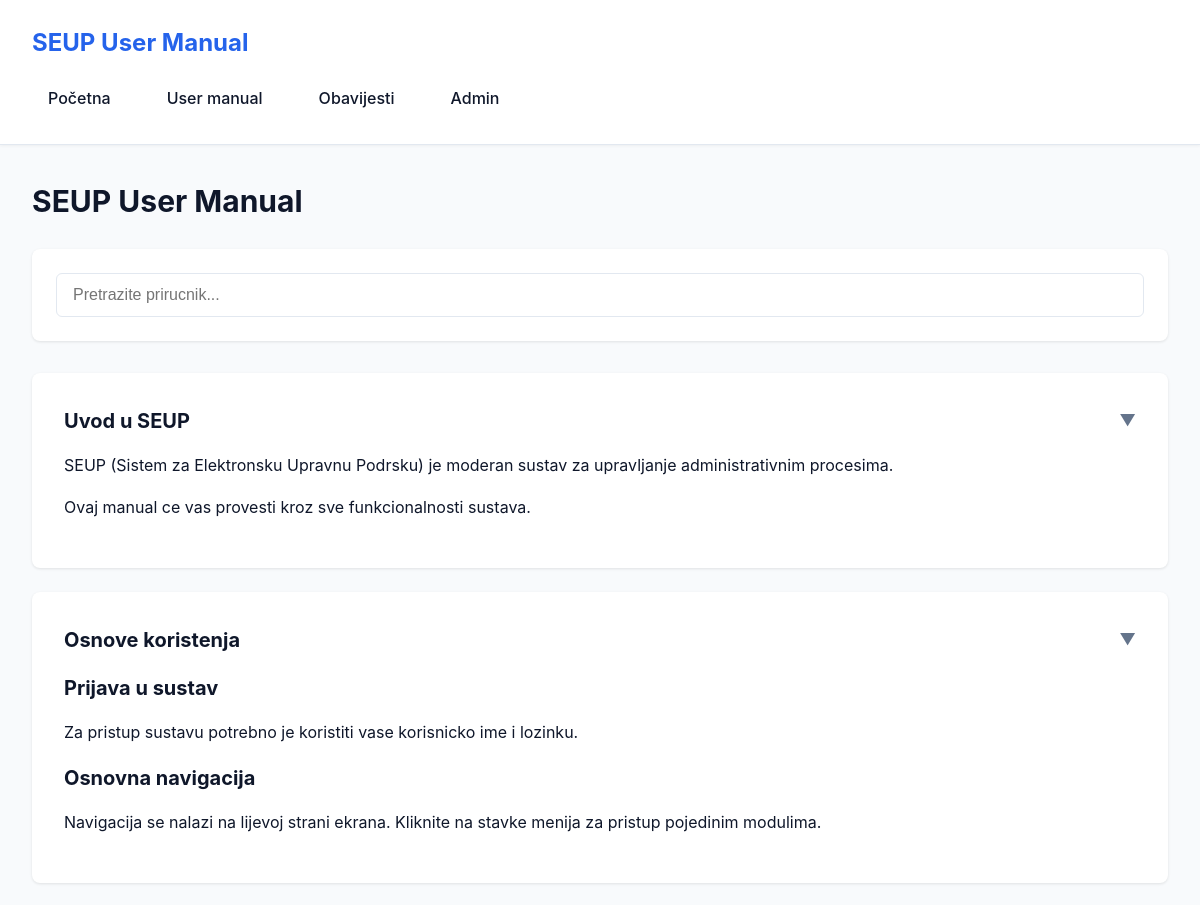
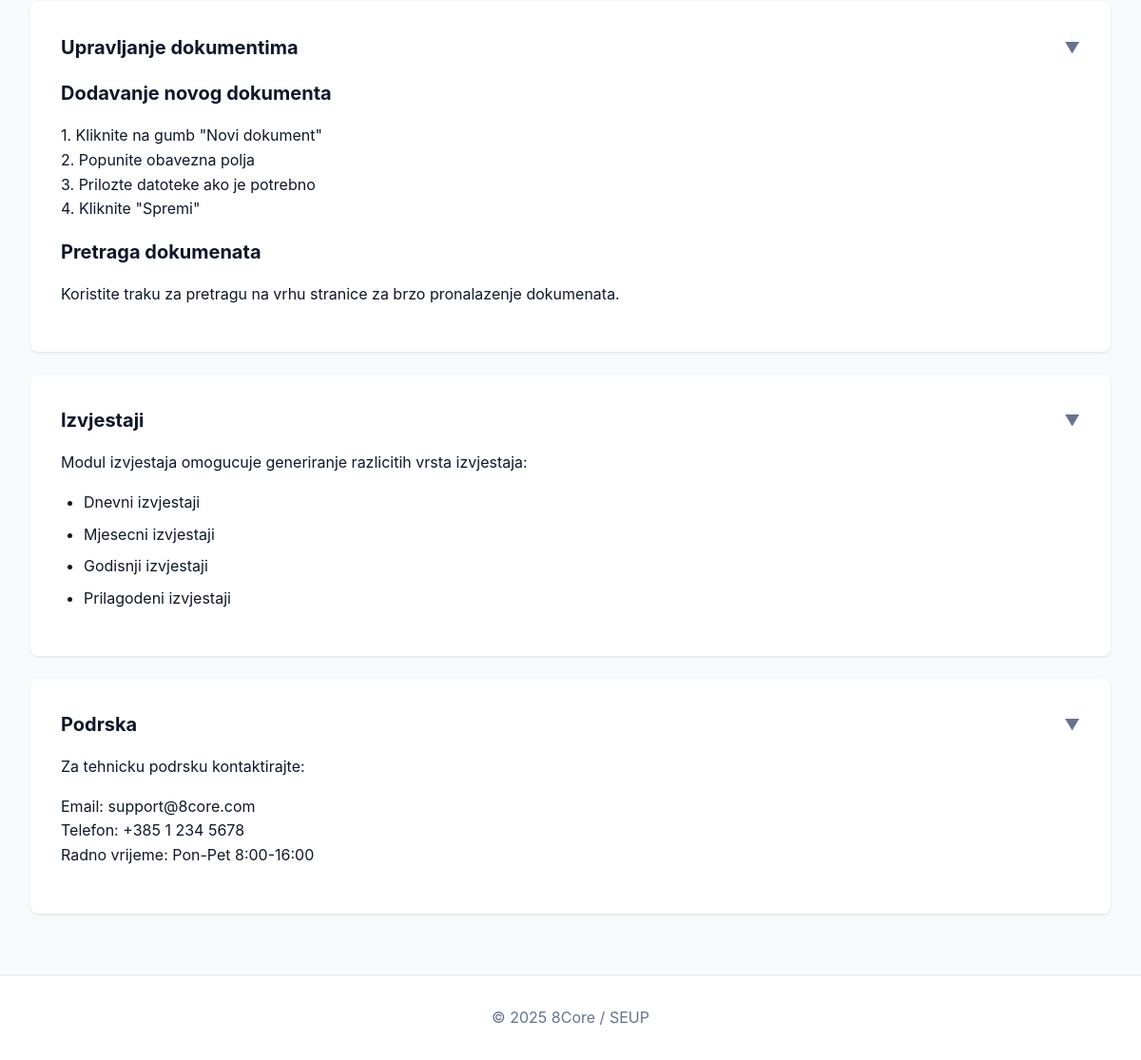
The app's page /index.php?page=manual with its own data (2 pictures, top to bottom).
### tables this page shows
CREATE TABLE IF NOT EXISTS `manual_sections` (
  `id` INT UNSIGNED AUTO_INCREMENT PRIMARY KEY,
  `title` VARCHAR(255) NOT NULL,
  `slug` VARCHAR(255) NOT NULL UNIQUE,
  `content` TEXT NOT NULL,
  `sort_order` INT DEFAULT 0,
  `is_active` TINYINT(1) DEFAULT 1,
  `created_at` TIMESTAMP DEFAULT CURRENT_TIMESTAMP,
  `updated_at` TIMESTAMP DEFAULT CURRENT_TIMESTAMP ON UPDATE CURRENT_TIMESTAMP,
  INDEX `idx_active` (`is_active`),
  INDEX `idx_slug` (`slug`),
  INDEX `idx_sort` (`sort_order`)
);

### index.php (called while the page is built, shortened)
<?php
require __DIR__ . '/config/config.php';
require __DIR__ . '/class/Database.php';
$db = new Database($pdo);
$page = $_GET['page'] ?? 'home';
$allowedPages = [
    'home'          => 'home.php',
    'manual'        => 'manual.php',
    'notifications' => 'notifications.php',
];
$file = $allowedPages[$page] ?? $allowedPages['home'];
require __DIR__ . '/templates/header.php';
require __DIR__ . '/pages/' . $file;
require __DIR__ . '/templates/footer.php';

### class/Database.php (called while the page is built, shortened)
<?php
class Database
{
    private PDO $pdo;
    public function __construct(PDO $pdo) { $this->pdo = $pdo; }
    public function query(string $sql, array $params = []): PDOStatement {
        $stmt = $this->pdo->prepare($sql); $stmt->execute($params); return $stmt;
    }
    public function fetchAll(string $sql, array $params = []): array {
        return $this->query($sql,$params)->fetchAll();
    }
}

### pages/manual.php (the view, shortened to what this page needs)
<h2>SEUP User Manual</h2>
<div class="search-box">
    <input type="text" id="manualSearch" placeholder="Pretrazite prirucnik...">
</div>
<?php
$sections = $db->fetchAll(
    'SELECT * FROM manual_sections WHERE is_active = 1 ORDER BY sort_order ASC, title ASC'
);
?>
<?php if (empty($sections)): ?>
    <div class="intro-section">
        <p>Trenutno nema dostupnih sekcija u prirucniku. Molimo pokusajte kasnije.</p>
    </div>
<?php else: ?>
    <?php foreach ($sections as $section): ?>
        <div class="manual-section">
            <h3>
                <?php echo htmlspecialchars($section['title']); ?>
                <span style="font-size: 0.8em; color: #64748b;">▼</span>
            </h3>
            <div class="content">
                <?php echo $section['content']; ?>
            </div>
        </div>
    <?php endforeach; ?>
<?php endif; ?>

### css/style.css (style rules this page uses)
* { margin: 0; padding: 0; box-sizing: border-box; }
:root { --primary: #2563eb; --primary-dark: #1e40af; --secondary: #64748b; --success: #22c55e; --warning: #f59e0b; --error: #ef4444; --info: #0ea5e9; --bg: #f8fafc; --surface: #ffffff; --border: #e2e8f0; --text: #0f172a; --text-light: #64748b; }
body { font-family: -apple-system, BlinkMacSystemFont, 'Segoe UI', Roboto, 'Helvetica Neue', Arial, sans-serif; line-height: 1.6; color: var(--text); background: var(--bg); }
h2 { font-size: 1.875rem; margin-bottom: 1.5rem; color: var(--text); }
h3 { font-size: 1.25rem; margin: 1.5rem 0 1rem; color: var(--text); }
.search-box { background: var(--surface); padding: 1.5rem; border-radius: 8px; box-shadow: 0 1px 3px rgba(0,0,0,0.1); margin-bottom: 2rem; }
.search-box input { width: 100%; padding: 0.75rem 1rem; border: 1px solid var(--border); border-radius: 6px; font-size: 1rem; transition: border-color 0.2s; }
.manual-section { background: var(--surface); padding: 2rem; border-radius: 8px; box-shadow: 0 1px 3px rgba(0,0,0,0.1); margin-bottom: 1.5rem; }
.manual-section h3 { margin-top: 0; cursor: pointer; display: flex; justify-content: space-between; align-items: center; }
.manual-section .content { margin-top: 1rem; }
.manual-section .content p { margin-bottom: 1rem; }
.manual-section .content ul { margin-left: 1.5rem; margin-bottom: 1rem; }
.manual-section .content ul li { margin-bottom: 0.5rem; }

### records on screen
manual_sections: title "Uvod u SEUP", content "SEUP (Sistem za Elektronsku Upravnu Podrsku) je moderan sustav za upravljanje administrativnim procesima. Ovaj manual ce vas provesti kroz sve funkcionalnosti sustava."
manual_sections: title "Osnove koristenja", content "Prijava u sustav Za pristup sustavu potrebno je koristiti vase korisnicko ime i lozinku. Osnovna navigacija Navigacija se nalazi na lijevoj strani ekrana. Kliknite na stavke menija za pristup pojedinim modulima."
manual_sections: title "Upravljanje dokumentima", content "Dodavanje novog dokumenta 1. Kliknite na gumb \"Novi dokument\" 2. Popunite obavezna polja 3. Prilozte datoteke ako je potrebno 4. Kliknite \"Spremi\" Pretraga dokumenata Koristite traku za pretragu na vrhu stranice za brzo pronalazenje dokumenata."
manual_sections: title "Izvjestaji", content "Modul izvjestaja omogucuje generiranje razlicitih vrsta izvjestaja: Dnevni izvjestaji Mjesecni izvjestaji Godisnji izvjestaji Prilagodeni izvjestaji"
manual_sections: title "Podrska", content "Za tehnicku podrsku kontaktirajte: Email: support@8core.com Telefon: +385 1 234 5678 Radno vrijeme: Pon-Pet 8:00-16:00"

### other values on screen
SITE_NAME "SEUP User Manual"
